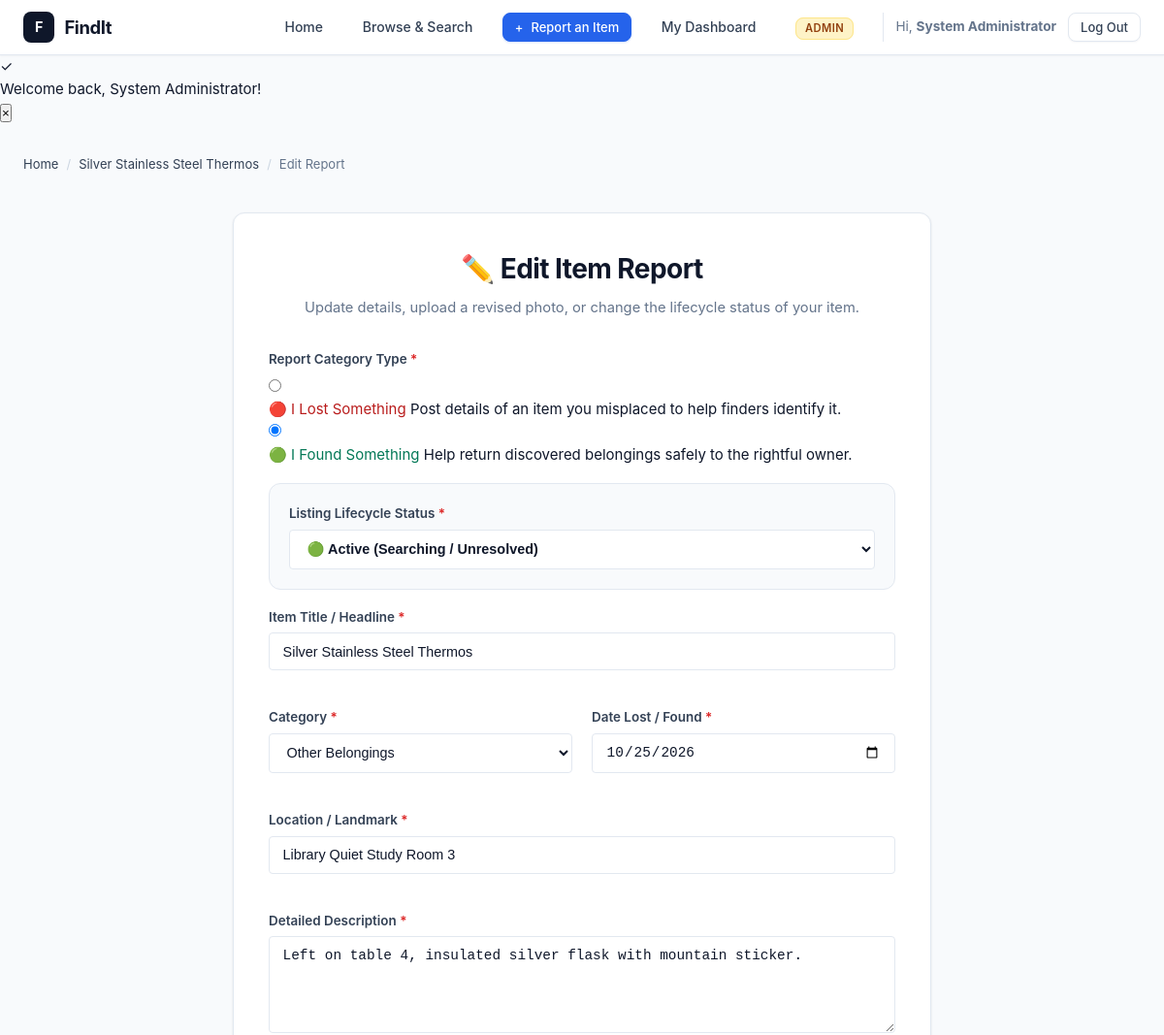
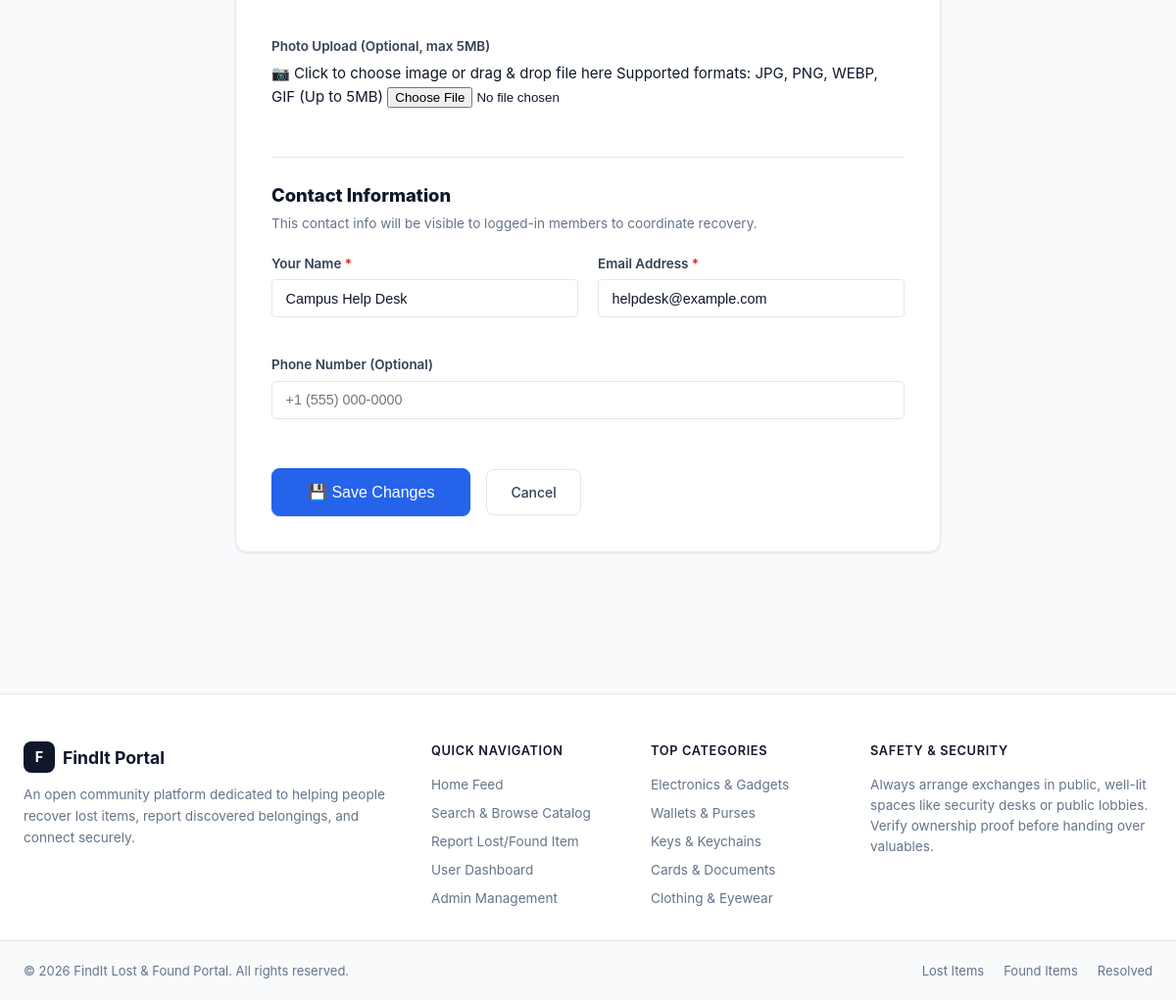
Page /report.php?id=8 (signed in) on the committed database (2 pictures, top to bottom).
### tables this page shows
CREATE TABLE items (
            id INTEGER PRIMARY KEY AUTOINCREMENT,
            user_id INTEGER,
            type TEXT NOT NULL,               -- 'lost' or 'found'
            title TEXT NOT NULL,
            category TEXT NOT NULL,
            description TEXT NOT NULL,
            location TEXT NOT NULL,
            item_date TEXT NOT NULL,
            image_path TEXT,
            contact_name TEXT NOT NULL,
            contact_email TEXT NOT NULL,
            contact_phone TEXT,
            status TEXT DEFAULT 'active',     -- 'active', 'claimed', 'returned'
            security_secret TEXT NOT NULL,
            created_at DATETIME DEFAULT CURRENT_TIMESTAMP,
            updated_at DATETIME DEFAULT CURRENT_TIMESTAMP,
            FOREIGN KEY (user_id) REFERENCES users(id) ON DELETE SET NULL
        );

### report.php (the view, shortened to what this page needs)
<?php
require_once __DIR__ . '/db.php';
$pdo = getDbConnection();
$currentUser = current_user();
$categories = get_categories();
$itemId = filter_input(INPUT_GET, 'id', FILTER_VALIDATE_INT) ?: filter_input(INPUT_POST, 'id', FILTER_VALIDATE_INT);
$isEdit = false;
$item = null;
if ($itemId) {
    $stmt = $pdo->prepare("SELECT * FROM items WHERE id = :id");
    $stmt->execute([':id' => $itemId]);
    $item = $stmt->fetch();
    $isEdit = true;
}
$type          = $isEdit ? $item['type'] : ($_GET['type'] ?? 'lost');
$title         = $isEdit ? $item['title'] : '';
$category      = $isEdit ? $item['category'] : '';
$status        = $isEdit ? $item['status'] : 'active';
$item_date     = $isEdit ? $item['item_date'] : date('Y-m-d');
$location      = $isEdit ? $item['location'] : '';
$description   = $isEdit ? $item['description'] : '';
$contact_name  = $isEdit ? $item['contact_name'] : ($currentUser['name'] ?? '');
$contact_email = $isEdit ? $item['contact_email'] : ($currentUser['email'] ?? '');
$contact_phone = $isEdit ? $item['contact_phone'] : '';
$errors = [];
?>
<main class="main-wrapper">
    <div class="breadcrumbs">
        <a href="index.php">Home</a>
        <span class="divider">/</span>
        <?php if ($isEdit): ?>
            <a href="item.php?id=<?= $item['id'] ?>"><?= htmlspecialchars($item['title']) ?></a>
            <span class="divider">/</span>
            <span>Edit Report</span>
        <?php else: ?>
            <a href="browse.php">Browse</a>
            <span class="divider">/</span>
            <span>Report Item</span>
        <?php endif; ?>
    </div>
    <div class="form-container">
        <div class="form-header">
            <h1><?= $isEdit ? '✏️ Edit Item Report' : '📢 Report a Lost or Found Item' ?></h1>
            <p>
                <?= $isEdit ? 'Update details, upload a revised photo, or change the lifecycle status of your item.' : 'Provide accurate details and photos to help reconnect items with their rightful owners quickly.' ?>
            </p>
        </div>
        <form action="report.php<?= $isEdit ? '?id=' . $itemId : '' ?>" method="POST" enctype="multipart/form-data" class="needs-validation" novalidate>
            <div class="form-group">
                <label class="form-label">Report Category Type <span class="required">*</span></label>
                <div class="radio-card-group">
                    <label class="radio-card" style="border-color: <?= ($type === 'lost') ? 'var(--lost-color)' : 'var(--border-color)' ?>;">
                        <input type="radio" name="type" value="lost" <?= ($type === 'lost') ? 'checked' : '' ?> onchange="this.form.submit()">
                        <div class="radio-card-content">
                            <span class="radio-card-title" style="color: var(--lost-color);">🔴 I Lost Something</span>
                            <span class="radio-card-desc">Post details of an item you misplaced to help finders identify it.</span>
                        </div>
                    </label>
                    <label class="radio-card" style="border-color: <?= ($type === 'found') ? 'var(--found-color)' : 'var(--border-color)' ?>;">
                        <input type="radio" name="type" value="found" <?= ($type === 'found') ? 'checked' : '' ?> onchange="this.form.submit()">
                        <div class="radio-card-content">
                            <span class="radio-card-title" style="color: var(--found-color);">🟢 I Found Something</span>
                            <span class="radio-card-desc">Help return discovered belongings safely to the rightful owner.</span>
                        </div>
                    </label>
                </div>
            </div>
            <?php if ($isEdit): ?>
                <div class="form-group" style="background: #f8fafc; padding: 1.25rem; border-radius: var(--radius-md); border: 1px solid var(--border-color);">
                    <label class="form-label" for="status">
                        Listing Lifecycle Status <span class="required">*</span>
                    </label>
                    <select id="status" name="status" class="form-control" style="font-weight: 600;">
                        <option value="active" <?= ($status === 'active') ? 'selected' : '' ?>>🟢 Active (Searching / Unresolved)</option>
                    </select>
                </div>
            <?php endif; ?>
            <div class="form-grid">
                <div class="form-group full-width">
                    <label class="form-label" for="title">Item Title / Headline <span class="required">*</span></label>
                    <input type="text" id="title" name="title" class="form-control <?= isset($errors['title']) ? 'is-invalid' : '' ?>" placeholder="e.g. Apple iPhone 13 in Midnight Blue" value="<?= htmlspecialchars($title) ?>" required>
                </div>
                <div class="form-group">
                    <label class="form-label" for="category">Category <span class="required">*</span></label>
                    <select id="category" name="category" class="form-control <?= isset($errors['category']) ? 'is-invalid' : '' ?>" required>
                        <?php foreach ($categories as $slug => $cat): ?>
                            <option value="<?= htmlspecialchars($slug) ?>" <?= ($category === $slug) ? 'selected' : '' ?>>
                                <?= htmlspecialchars($cat['label']) ?>
                            </option>
                        <?php endforeach; ?>
                    </select>
                </div>
                <div class="form-group">
                    <label class="form-label" for="item_date">Date Lost / Found <span class="required">*</span></label>
                    <input type="date" id="item_date" name="item_date" class="form-control <?= isset($errors['item_date']) ? 'is-invalid' : '' ?>" value="<?= htmlspecialchars($item_date) ?>" max="<?= date('Y-m-d') ?>" required>
                </div>
                <div class="form-group full-width">
                    <label class="form-label" for="location">Location / Landmark <span class="required">*</span></label>
                    <input type="text" id="location" name="location" class="form-control <?= isset($errors['location']) ? 'is-invalid' : '' ?>" placeholder="e.g. Science Library, 2nd Floor Study Room 204" value="<?= htmlspecialchars($location) ?>" required>
                </div>
                <div class="form-group full-width">
                    <label class="form-label" for="description">Detailed Description <span class="required">*</span></label>
                    <textarea id="description" name="description" class="form-control <?= isset($errors['description']) ? 'is-invalid' : '' ?>" rows="4" placeholder="Describe color, brand, distinct scratches, contents, or circumstances..." required><?= htmlspecialchars($description) ?></textarea>
                </div>
                <div class="form-group full-width">
                    <label class="form-label">Photo Upload (Optional, max 5MB)</label>
                    <div class="file-drop-area" id="dropArea">
                        <span class="drop-icon">📷</span>
                        <span class="drop-text">Click to choose image or drag &amp; drop file here</span>
                        <span class="drop-hint">Supported formats: JPG, PNG, WEBP, GIF (Up to 5MB)</span>
                        <input type="file" id="item_image" name="item_image" accept="image/jpeg,image/png,image/webp,image/gif" class="file-input">
                    </div>
                </div>
            </div>
            <div style="margin-top: 2rem; padding-top: 1.5rem; border-top: 1px solid var(--border-color);">
                <h3 style="font-size: 1.15rem; font-weight: 800; margin-bottom: 0.25rem;">Contact Information</h3>
                <p style="font-size: 0.85rem; color: var(--text-muted); margin-bottom: 1.25rem;">
                    This contact info will be visible to logged-in members to coordinate recovery.
                </p>
                <div class="form-grid">
                    <div class="form-group">
                        <label class="form-label" for="contact_name">Your Name <span class="required">*</span></label>
                        <input type="text" id="contact_name" name="contact_name" class="form-control <?= isset($errors['contact_name']) ? 'is-invalid' : '' ?>" value="<?= htmlspecialchars($contact_name) ?>" required>
                    </div>
                    <div class="form-group">
                        <label class="form-label" for="contact_email">Email Address <span class="required">*</span></label>
                        <input type="email" id="contact_email" name="contact_email" class="form-control <?= isset($errors['contact_email']) ? 'is-invalid' : '' ?>" value="<?= htmlspecialchars($contact_email) ?>" required>
                    </div>
                    <div class="form-group full-width">
                        <label class="form-label" for="contact_phone">Phone Number (Optional)</label>
                        <input type="tel" id="contact_phone" name="contact_phone" class="form-control" placeholder="+1 (555) 000-0000" value="<?= htmlspecialchars($contact_phone) ?>">
                    </div>
                </div>
            </div>
            <div style="margin-top: 2rem; display: flex; gap: 1rem; align-items: center;">
                <button type="submit" class="btn btn-primary" style="padding: 0.85rem 2.25rem; font-size: 1rem;">
                    <?= $isEdit ? '💾 Save Changes' : '🚀 Publish Item Report' ?>
                </button>
                <a href="<?= $isEdit ? 'item.php?id=' . $itemId : 'index.php' ?>" class="btn btn-secondary" style="padding: 0.85rem 1.5rem;">
                    Cancel
                </a>
            </div>
        </form>
    </div>
</main>

### css/style.css (style rules this page uses)
:root { --primary: #2563eb; --primary-hover: #1d4ed8; --primary-light: #eff6ff; --primary-border: #bfdbfe; --lost-color: #b91c1c; --lost-bg: #fef2f2; --lost-border: #fecaca; --lost-dot: #dc2626; --found-color: #047857; --found-bg: #ecfdf5; --found-border: #a7f3d0; --found-dot: #059669; --claimed-color: #475569; --claimed-bg: #f1f5f9; --claimed-border: #e2e8f0; --claimed-dot: #64748b; --text-main: #0f172a; --text-secondary: #334155; --text-muted: #64748b; --bg-body: #f8fafc; --bg-card: #ffffff; --border-color: #e2e8f0; --border-focus: #3b82f6; --radius-xs: 4px; --radius-sm: 8px; --radius-md: 12px; --radius-lg: 16px; --radius-full: 9999px; --shadow-xs: 0 1px 2px rgba(15, 23, 42, 0.04); --shadow-sm: 0 1px 3px rgba(15, 23, 42, 0.06), 0 1px 2px rgba(15, 23, 42, 0.04); --shadow-md: 0 4px 6px -1px rgba(15, 23, 42, 0.07), 0 2px 4px -2px rgba(15, 23, 42, 0.05); --shadow-lg: 0 10px 15px -3px rgba(15, 23, 42, 0.08), 0 4px 6px -4px rgba(15, 23, 42, 0.03); --shadow-xl: 0 20px 25px -5px rgba(15, 23, 42, 0.1), 0 8px 10px -6px rgba(15, 23, 42, 0.05); --transition: all 0.18s cubic-bezier(0.16, 1, 0.3, 1); }
* { box-sizing: border-box; margin: 0; padding: 0; }
body { font-family: -apple-system, BlinkMacSystemFont, "Inter", "Segoe UI", Roboto, Helvetica, Arial, sans-serif; background-color: var(--bg-body); color: var(--text-main); line-height: 1.55; font-size: 0.9375rem; min-height: 100vh; display: flex; flex-direction: column; -webkit-font-smoothing: antialiased; -moz-osx-font-smoothing: grayscale; }
a { color: inherit; text-decoration: none; }
.btn { display: inline-flex; align-items: center; justify-content: center; gap: 0.5rem; padding: 0.55rem 1.15rem; border-radius: var(--radius-sm); font-weight: 500; font-size: 0.875rem; cursor: pointer; transition: var(--transition); border: 1px solid transparent; outline: none; line-height: 1.25; }
.btn-primary { background-color: var(--primary); color: #ffffff; border-color: var(--primary); box-shadow: 0 1px 2px rgba(37, 99, 235, 0.2); }
.btn-secondary { background-color: #ffffff; color: var(--text-secondary); border-color: var(--border-color); box-shadow: var(--shadow-xs); }
.main-wrapper { max-width: 1200px; margin: 2rem auto; padding: 0 1.5rem; flex: 1; width: 100%; }
.form-container { max-width: 720px; margin: 2.5rem auto; background: #ffffff; padding: 2.25rem; border-radius: var(--radius-md); border: 1px solid var(--border-color); box-shadow: var(--shadow-sm); }
.form-header { margin-bottom: 2rem; text-align: center; }
.form-header h1 { font-size: 1.75rem; font-weight: 700; letter-spacing: -0.02em; margin-bottom: 0.4rem; }
.form-header p { color: var(--text-muted); font-size: 0.92rem; }
.form-grid { display: grid; grid-template-columns: 1fr 1fr; gap: 1.25rem; }
.form-group { margin-bottom: 1.15rem; display: flex; flex-direction: column; }
.form-group.full-width { grid-column: 1 / -1; }
.form-label { font-size: 0.84rem; font-weight: 600; margin-bottom: 0.35rem; color: var(--text-secondary); }
.form-label span.required { color: var(--lost-dot); }
.form-control { width: 100%; padding: 0.65rem 0.85rem; border-radius: var(--radius-xs); border: 1px solid var(--border-color); background-color: #ffffff; font-size: 0.9rem; color: var(--text-main); outline: none; transition: var(--transition); }
textarea.form-control { min-height: 100px; resize: vertical; }
.breadcrumbs { display: flex; align-items: center; gap: 0.5rem; font-size: 0.8125rem; color: var(--text-muted); margin-bottom: 1.25rem; }
.breadcrumbs a { color: var(--text-secondary); }
.breadcrumbs span.divider { color: #cbd5e1; }

### rows in the picture
items: title "Silver Stainless Steel Thermos", status "🟢 Active (Searching / Unresolved)", category "Other Belongings", item_date "10/25/2026", location "Library Quiet Study Room 3", description "Left on table 4, insulated silver flask with mountain sticker.", contact_name "Campus Help Desk", contact_email "helpdesk@example.com"

### other values in the picture
$user['name'] "System Administrator"
$icon "✓"
$msg "Welcome back, System Administrator!"
$cat['label'] "Electronics & Gadgets"
$cat['label'] "Wallets & Purses"
$cat['label'] "Keys & Keychains"
$cat['label'] "Cards & Documents"
$cat['label'] "Clothing & Eyewear"
